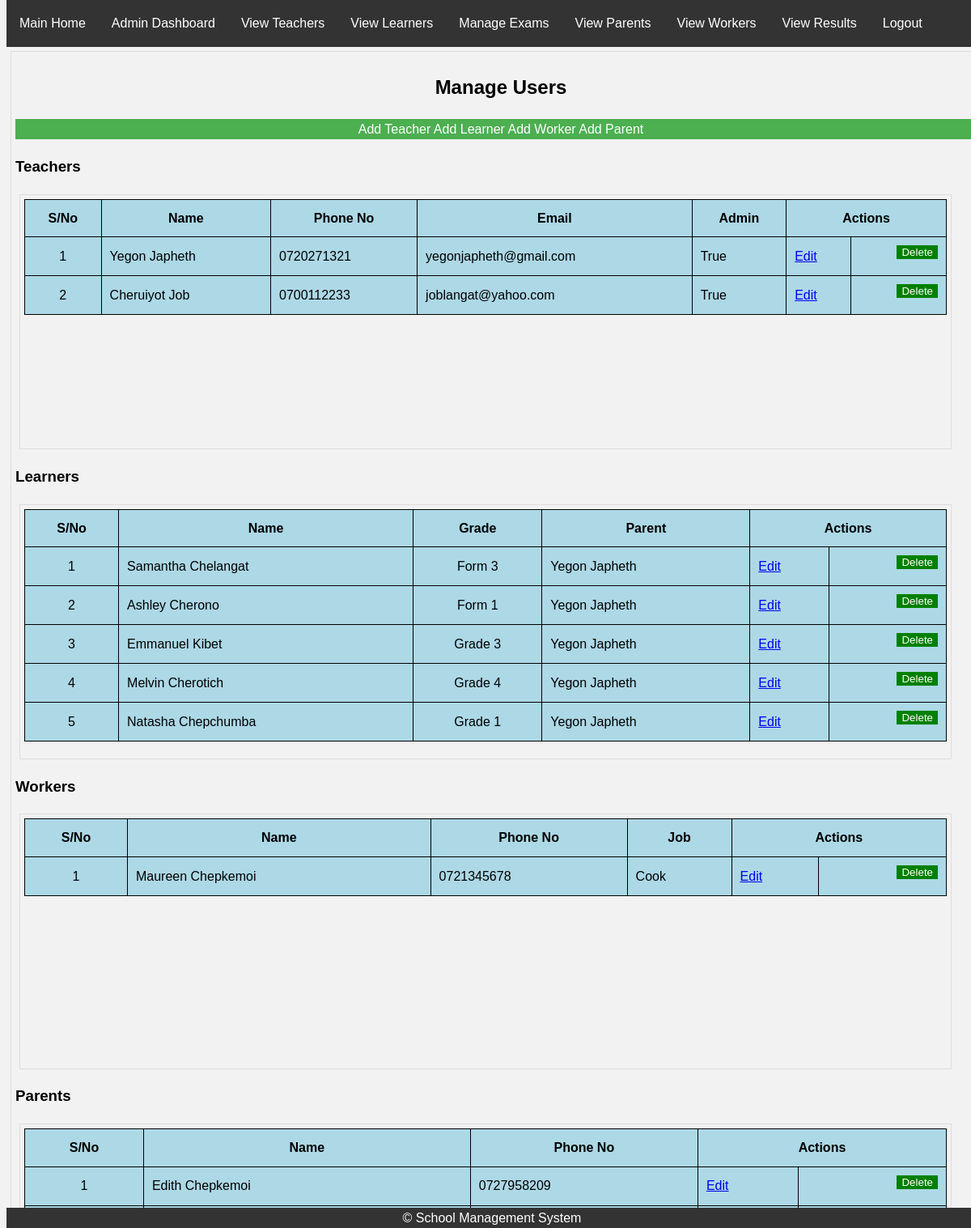
Page /manage_users (signed in) on the committed database.
### models.py (models this page shows)
class BaseModel(Model):
    class Meta:
        database = db

class Teacher(BaseModel):
    name = CharField()
    email = CharField(unique=True)
    phone = CharField(null=True)
    password = CharField()
    is_admin = BooleanField(default=False)

class Student(BaseModel):
    name = CharField()
    grade = CharField(unique=True)
    parent = ForeignKeyField(Parent, backref="students")

class Parent(BaseModel):
    name = CharField()
    email = CharField(unique=True)
    phone = CharField(null=True)
    password = CharField()

class Worker(BaseModel):
    name = CharField()
    id_no = IntegerField()
    phone = CharField()
    job = CharField()

### app.py (the view)
@app.route("/manage_users")
@admin_required
def manage_users():
    teachers = Teacher.select()
    students = Student.select()
    workers = Worker.select()
    parents = Parent.select()
    exams = Exam.select()
    results = Result.select()
    app.logger.info("Manage_users page accessed")
    return render_template(
        "manage_users.html",
        teachers=teachers,
        students=students,
        workers=workers,
        parents=parents,
        exams=exams,
        results=results,
    )

### app.py (called while the page is built)
@app.before_request
def before_request():
    g.db = db
    if g.db.is_closed():
        g.db.connect()

def is_admin(teacher_id):
    try:
        teacher = Teacher.get(Teacher.id == teacher_id)
        return (
            teacher.is_admin
        )  # Ensure you have an `is_admin` field in the Teacher model
    except DoesNotExist:
        return False

def admin_required(f):
    @wraps(f)
    def decorated_function(*args, **kwargs):
        if "teacher_id" not in session or not is_admin(session["teacher_id"]):
            return redirect(
                url_for("login_teacher")
            )  # Redirect to a default page or an error page
        return f(*args, **kwargs)
    return decorated_function

### templates/manage_users.html (shortened to what this page needs)
<!DOCTYPE html>
<html lang="en">
<head>
    <link rel="stylesheet" href="{{ url_for('static', filename='x.css') }}">
</head>
<body>
    <header>
        <nav>
            <ul>
		<li><a href="{{ url_for('index') }}">Main Home</a></li>
                <li><a href="{{ url_for('admin_dashboard') }}">Admin Dashboard</a></li>
		<li><a href="{{ url_for('teachers') }}">View Teachers</a></li>
                <li><a href="{{ url_for('students') }}">View Learners</a></li>
                <li><a href="{{ url_for('exams') }}">Manage Exams</a></li>
                <li><a href="{{ url_for('parents') }}">View Parents</a></li>
                <li><a href="{{ url_for('workers') }}">View Workers</a></li>
                <li><a href="{{ url_for('results') }}">View Results</a></li>
                <li><a href="{{ url_for('logout_teacher') }}">Logout</a></li>
            </ul>
        </nav>
    </header>
    <main>
        <h2>Manage Users</h2>
	<nav>
        <a href="{{ url_for('teachers') }}">Add Teacher</a>
        <a href="{{ url_for('students') }}" class="btn">Add Learner</a>
        <a href="{{ url_for('add_worker') }}">Add Worker</a>
        <a href="{{ url_for('register') }}" class="btn">Add Parent</a>
	</nav>
        <h3>Teachers</h3>
    <div class="x">
        <table class="teachers">
            <thead>
                <tr>
		    <th>S/No</th>
                    <th>Name</th>
                    <th>Phone No</th>
		    <th>Email</th>
		    <th>Admin</th>
                    <th colspan="2">Actions</th>
                </tr>
            </thead>
            <tbody>
                {% for teacher in teachers %}
                <tr>
		    <td>{{ loop.index }}</td>
                    <td>{{ teacher.name }}</td>
                    <td>{{ teacher.phone }}</td>
		    <td>{{ teacher.email }}</td>
		    <td>{{ teacher.is_admin }}</td>
                    <td>
                        <a href="{{ url_for('edits_teacher', teacher_id=teacher.id) }}" class="btn">Edit</a>
		    </td>
		    <td>
                        <form action="{{ url_for('delete_teacher', teacher_id=teacher.id) }}" method="post" style="display:inline;">
                            <button type="submit" class="btn btn-danger" onclick="return confirm('Are you sure you want to delete this teacher?');">Delete</button>
                        </form>
                    </td>
                </tr>
                {% endfor %}
            </tbody>
        </table>
    </div>
        <h3>Learners</h3>
    <div class="x">
        <table class="learners">
            <thead>
                <tr>
		    <th>S/No</th>
                    <th>Name</th>
                    <th>Grade</th>
		    <th>Parent</th>
                    <th colspan="2">Actions</th>
                </tr>
            </thead>
            <tbody>
                {% for student in students %}
                <tr>
		    <td>{{ loop.index }}</td>
                    <td>{{ student.name }}</td>
                    <td>{{ student.grade }}</td>
		    <td>{{ student.parent.name }}</td>
                    <td>
                        <a href="{{ url_for('edit_student', student_id=student.id) }}" class="btn">Edit</a>
		    </td>
		    <td>
                        <form action="{{ url_for('delete_student', student_id=student.id) }}" method="post" style="display:inline;">
                            <button type="submit" class="btn btn-danger" onclick="return confirm('Are you sure you want to delete this learner?');">Delete</button>
                        </form>
                    </td>
                </tr>
                {% endfor %}
            </tbody>
        </table>
    </div>
        <h3>Workers</h3>
    <div class="x">
        <table class="workers">
            <thead>
                <tr>
		    <th>S/No</th>
                    <th>Name</th>
                    <th>Phone No</th>
                    <th>Job</th>
                    <th colspan="2">Actions</th>
                </tr>
            </thead>
            <tbody>
                {% for worker in workers %}
                <tr>
		    <td>{{ loop.index }}</td>
                    <td>{{ worker.name }}</td>
                    <td>{{ worker.phone }}</td>
                    <td>{{ worker.job }}</td>
                    <td>
                        <a href="{{ url_for('edit_worker', worker_id=worker.id) }}" class="btn">Edit</a>
		    </td>
		    <td>
                        <form action="{{ url_for('delete_worker', worker_id=worker.id) }}" method="post" style="display:inline;">
                            <button type="submit" class="btn btn-danger" onclick="return confirm('Are you sure you want to delete this worker?');">Delete</button>
                        </form>
                    </td>
                </tr>
                {% endfor %}
            </tbody>
        </table>
    </div>
        <h3>Parents</h3>
    <div class="x">
        <table class="parents">
            <thead>
                <tr>
		    <th>S/No</th>
                    <th>Name</th>
                    <th>Phone No</th>
                    <th colspan="2">Actions</th>
                </tr>
            </thead>
            <tbody>
                {% for parent in parents %}
                <tr>
		    <td>{{ loop.index }}</td>
                    <td>{{ parent.name }}</td>
                    <td>{{ parent.phone }}</td>
                    <td>
                        <a href="{{ url_for('edit_parent', parent_id=parent.id) }}" class="btn">Edit</a>
		    </td>
		    <td>
                        <form action="{{ url_for('delete_parent', parent_id=parent.id) }}" method="post" style="display:inline;">
                            <button type="submit" class="btn btn-danger" onclick="return confirm('Are you sure you want to delete this parent?');">Delete</button>
                        </form>
                    </td>
                </tr>
                {% endfor %}
            </tbody>
        </table>
    </div>
    </main>
    <footer>
        <p>&copy; School Management System</p>
    </footer>
</body>
</html>

### static/x.css (style rules this page uses)
body { font-family: Arial, sans-serif; line-height: 1.6; margin-top: 0; padding: 0; background-color: #f2f2f2; }
footer { width: 100vw; background: #333; color: #fff; margin: 0; padding: 0; position: sticky; bottom: 0; }
nav ul { width: 100vw; overflow: auto; background: #333; color: #fff; list-style: none; padding: 0; margin: 0; display: flex; position: sticky; top: 0; }
nav ul li { margin: 0; padding: 1rem; }
nav ul li a { color: #fff; text-decoration: none; }
main { padding: 1rem; }
table { width: 100%; border-collapse: collapse; background-color: lightblue; }
table th { position: sticky; }
table, th, td { border: 1px solid black; }
td { padding: 10px; text-align: left; }
th { text-align: center; padding: 10px; }
h2 { text-align: center; }
form button, input[type="submit"] { background-color: green; color: white; float: right; margin-bottom: 10px; }
form input[type="text"], input[type="number"], input[type="password"], .exams td:nth-child(1), .exam_results td:nth-child(1), .exam_results td:nth-child(3), .learners td:nth-child(1), .learners td:nth-child(3), .learner_report td:nth-child(1), .learner_report td:nth-child(3), .learner_report td:nth-child(4), .learner_repo td:nth-child(1), .learner_repo td:nth-child(3), .learner_repo td:nth-child(4), .teachers td:nth-child(1), .parents td:nth-child(1), .workers td:nth-child(1), .results td:nth-child(1), .results td:nth-child(4) { text-align: center; }
h1, h2, p { text-align: center; }
button { background-color: red; color: white; border: none; cursor: pointer; }

### templates/manage_users.html (style rules this page uses)
.x { width: 95vw; height: 20vh; margin: 5px; padding: 5px; border: 1px solid #ddd; overflow: auto; white-space: nowrap; }
main { width: 100vw; height: 100vh; margin: 5px; padding: 5px; border: 1px solid #ddd; overflow: auto; white-space: nowrap; }
nav { width: 100vw; text-align: center; overflow: auto; white-space: nowrap; background-color: #4CAF50; color: #fff; padding: 0; }
nav a { text-decoration: none; color: white; }

### rows in the picture
Teacher: name "Yegon Japheth", phone "0720271321", email "yegonjapheth@gmail.com", is_admin "True"
Teacher: name "Cheruiyot Job", phone "0700112233", email "joblangat@yahoo.com", is_admin "True"
Student: name "Samantha Chelangat", grade "Form 3", parent.name "Yegon Japheth"
Student: name "Ashley Cherono", grade "Form 1", parent.name "Yegon Japheth"
Student: name "Emmanuel Kibet", grade "Grade 3", parent.name "Yegon Japheth"
Student: name "Melvin Cherotich", grade "Grade 4", parent.name "Yegon Japheth"
Student: name "Natasha Chepchumba", grade "Grade 1", parent.name "Yegon Japheth"
Worker: name "Maureen Chepkemoi", phone "0721345678", job "Cook"
Parent: name "Edith Chepkemoi", phone "0727958209"
